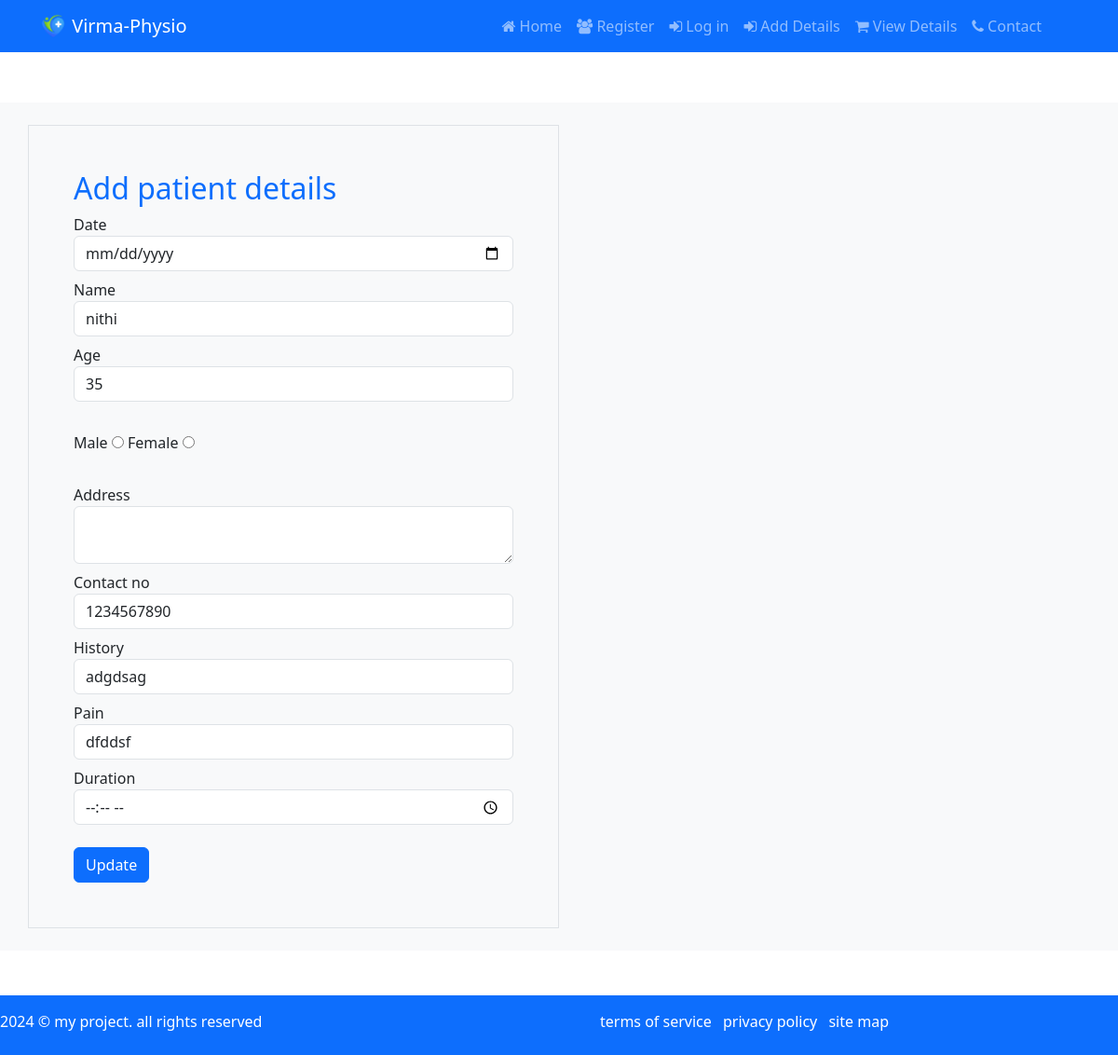
The app's page /update/7, older data.
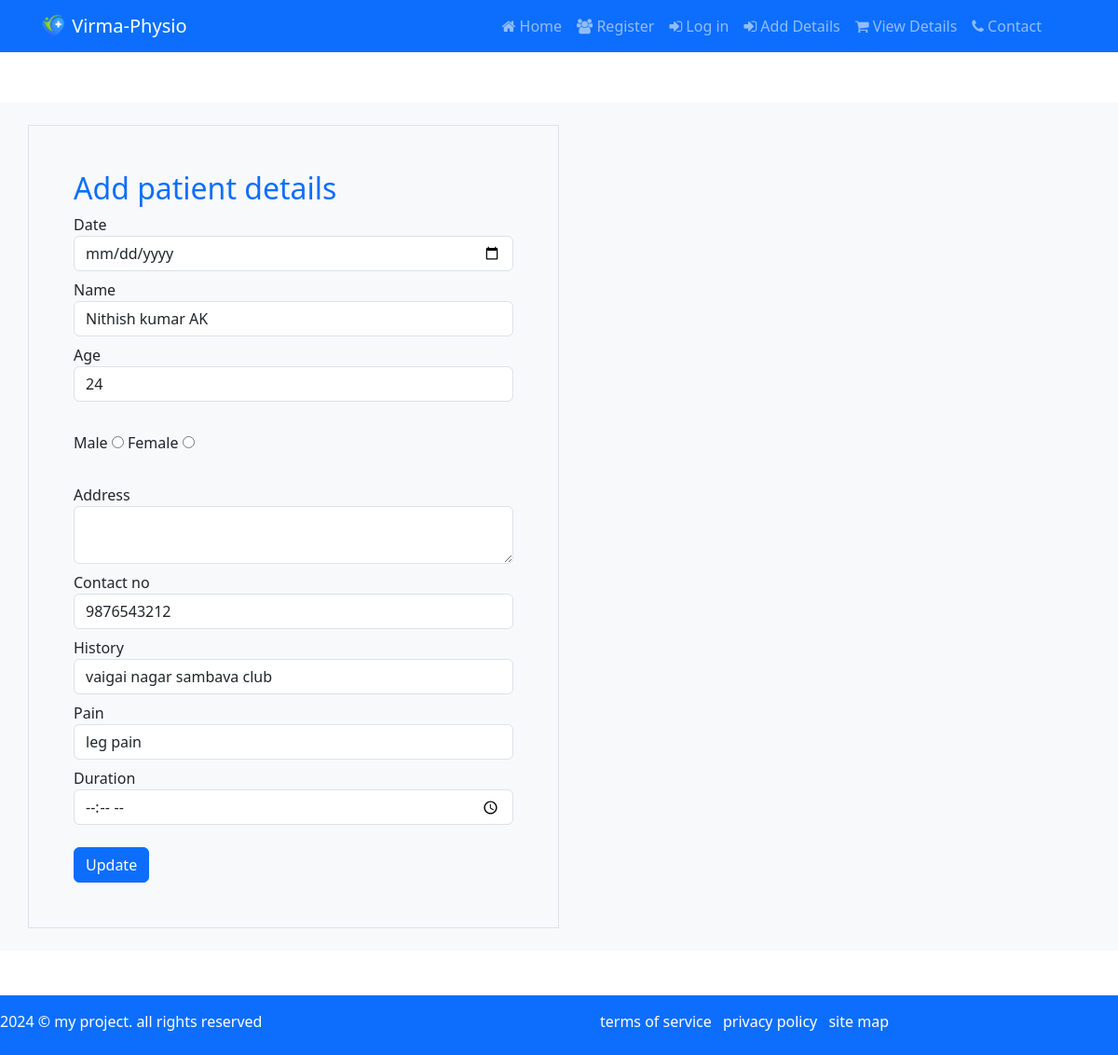
The same page, newer data.
### xapp/models.py (models this page shows)
class patientdetails(models.Model):
    Date = models.DateField()
    Name = models.CharField(max_length=50)
    Age  = models.IntegerField()
    CHOICES =[
        ('male','male'),
        ('female','female')
    ]
    Gender = models.CharField(max_length=10,choices=CHOICES,null= False,blank=False)
    Address =models.TextField()
    Contactno = models.IntegerField()
    History = models.CharField(max_length=100)
    Pain = models.CharField(max_length=100)
    Duration =models.TimeField()

### xapp/views.py (the view, shortened to what this page needs)
# urls.py: path('update/<int:id>',views.update, name ='update'),
def update(request,id):
    mydata = patientdetails.objects.get(id=id)
    return render(request,'update.html',{'data':mydata})

### template/update.html (shortened to what this page needs)
{%extends 'base.html'%}
{%load static%}
{%block content%}
<div class="container">
    <div class="row">
        <div class="col-12">
            <h4 class="mb-3">Update Patient Details</h4>
        </div>
    </div>
</div>
<section class="bg-light py-4 my-5">
    <div class="container">
        <div class="row">
            <div class="col-6 border p-5">
                <form method = "POST"action="{% url 'update' data.id %}">
                    <h2 class="text-primary">Add patient details</h2>
                    <div class="form-group mb-2">
                            <label for="date">Date</label>
                            <input type="date" class="form-control" value="{{data.Date}}" name="date" id="date" required>
                    </div>
                        <div class="form-group mb-2">
                            <label for="name">Name</label>
                            <input type="text" class="form-control" value="{{data.Name}}" name="name" id="name" required>
                        </div>
                        <div class="form-group mb-2">
                            <label for="age">Age</label>
                            <input type="text" class="form-control" value="{{data.Age}}" name="age" id="age" required>
                        </div>
                        <br>
                        <div class="form-group mb-2">
                            <label for="male">Male</label>
                            <input type="radio" name="gender"id="male" value="male">
                            <label for="female">Female</label>
                            <input type="radio"  name="gender"   id="female" value="female">
                        </div>
                        <br>
                        <div class="form-group mb-2">
                            <lable for="address">Address</lable>
                            <textarea name="address" class="form-control"  name="address"id="address"  value="{{data.Address}}" ></textarea>
                        </div>
                        <div class="form-group mb-2">
                            <label for="contactno">Contact no</label>
                            <input type="tel" class="form-control" name="contactno" id="contactno" maxlength="10" value="{{data.Contactno}}">
                        </div>
                        <div class="form-group mb-2">
                            <label for="history">History</label>
                            <input type="text" class="form-control" name="history" value="{{data.History}}" id="history" required>
                        </div>
                        <div class="form-group mb-2">
                            <label for="pain">Pain</label>
                            <input type="text" class="form-control" value="{{data.Pain}}" name="pain" id="pain" required>
                        </div>
                        <div class="form-group mb-2">
                            <label for="duration">Duration</label>
                            <input type="time" class="form-control" value="{{data.Duration}}" name="duration" id="duration" required>
                        </div>
                    <button type="submit" class="btn btn-primary btn-block mt-3" value="update">Update</button>
                </form>
            </div>
        </div>
    </div>
</section>
{%endblock%}

Row changes from the older to the newer data that the page shows:
changed patientdetails: name "nithi" → "Nithish kumar AK"; age "35" → "24"; contactno "1234567890" → "9876543212"; history "adgdsag" → "vaigai nagar sambava club"; pain "dfddsf" → "leg pain"
